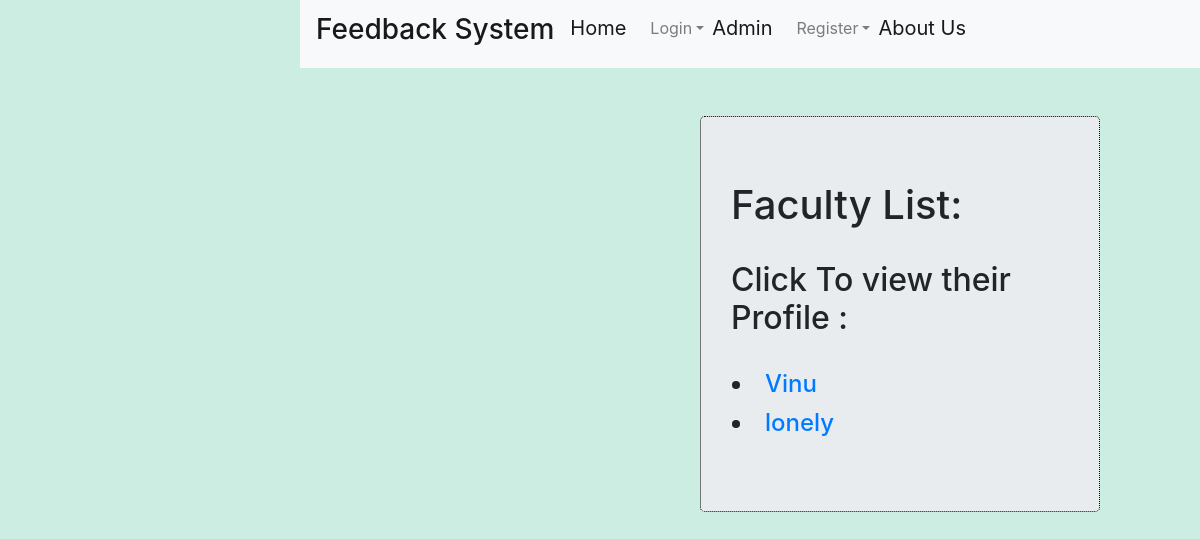
/facultyprofile_list/, run on an earlier commit of the app's database.
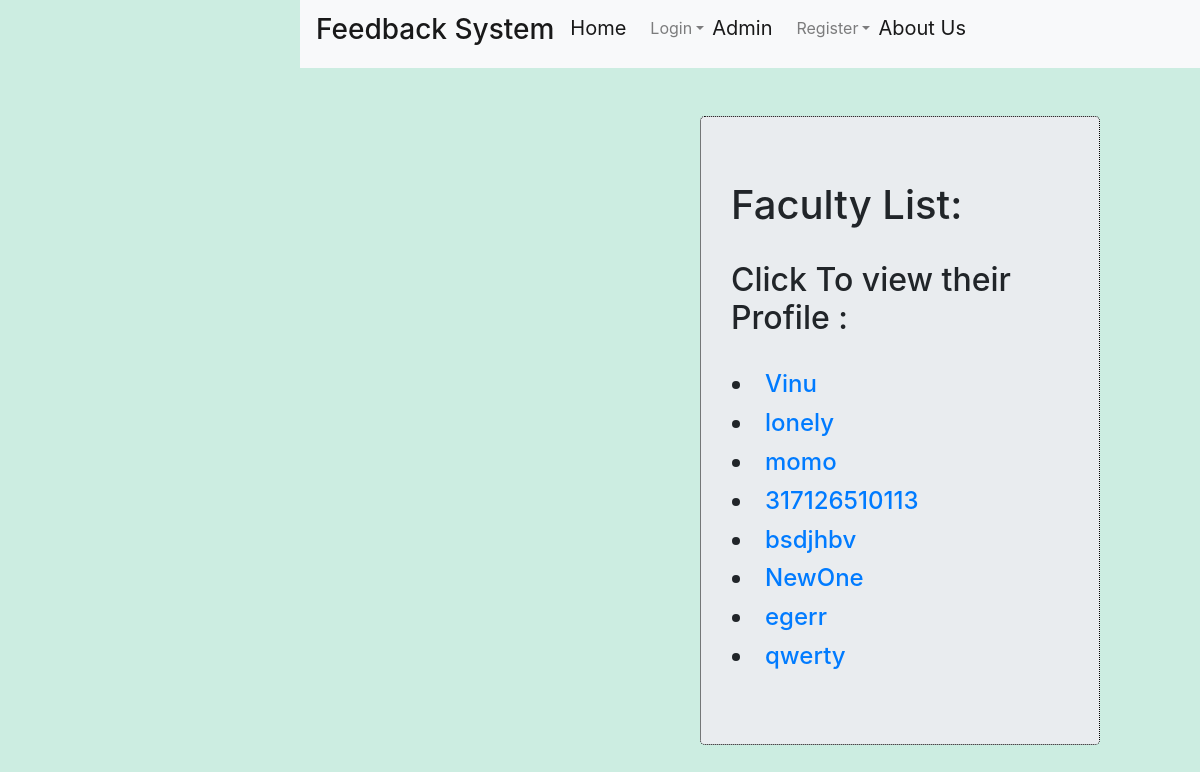
And on a later commit of the database.
### Feedback_System/models.py (models this page shows, shortened)
class FacultyProfile(models.Model):
    user = models.OneToOneField(User,on_delete=models.CASCADE)
    age = models.PositiveIntegerField()
    subject = models.ManyToManyField(Subject, related_name="subject_teachers")

### Feedback_System/views.py (the view)
# urls.py: url(r'^facultyprofile_list/$',views.FacultyProfileList.as_view(),name='facultyprofile_list'),
class FacultyProfileList(ListView):
    context_object_name = 'facultys'
    model = models.FacultyProfile

### templates/Feedback_System/facultyprofile_list.html
{% extends 'Feedback_System/base.html' %}
{% load staticfiles %}
{% block head_block %}
<link rel="stylesheet" href="{% static 'css/forms.css' %}">
{% endblock %}
{% block body_block %}
  <div id="content">
    <div class="jumbotron">
      <h1>Faculty List:</h1><br>
      <h2>Click To view their Profile :</h2><br>
        <table>
          {% for faculty in facultys %}
            <tr>
                <td><h4><li><a href="{% url 'project_app:faculty_details' faculty.id %}">{{ faculty.user.username }}</a></li></h4></td>
            </tr>
          {% endfor %}
        </table>
    </div>
  </div>
{% endblock %}

What changed in the data, as far as the page shows it:
added FacultyProfile: user.username "momo"
added FacultyProfile: user.username "317126510113"
added FacultyProfile: user.username "bsdjhbv"
added FacultyProfile: user.username "NewOne"
added FacultyProfile: user.username "egerr"
added FacultyProfile: user.username "qwerty"
